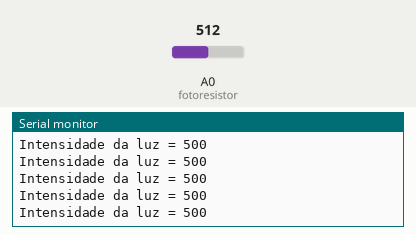
This sketch was run on a simulated Arduino Uno, built with avr-gcc and run on an emulated ATmega328P. On the bench: the last lines printed to the serial monitor. Inputs (shaded band) come from the test bench; at power-on: A0 (fotoresistor) = 512.

Above: at 1.2 s.
1.3 s: A0 (fotoresistor) set to 716
At 1.31 s:
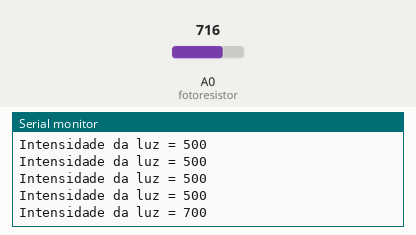
2.8 s: A0 (fotoresistor) set to 900
At 2.82 s:
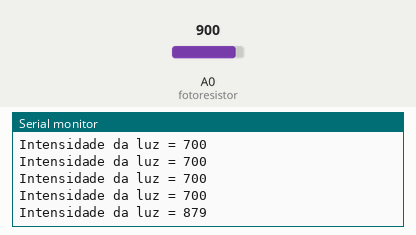
Timing chart, 0 to 5.8 s (numbered marks = the images above; inputs shaded):
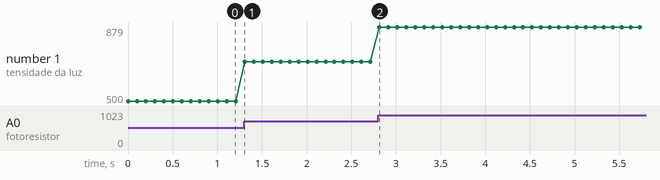

The sketch:

sketch_oct24-1.ino
```cpp
// medindo intensidade da luz
int fotoresistor = 0;
int valorFotoresistor;
int intensidadeLuz;
void setup() {
  // put your setup code here, to run once:
  Serial.begin(9600);
}

void loop() {
  // put your main code here, to run repeatedly:
  valorFotoresistor = analogRead(fotoresistor);
  intensidadeLuz = map(valorFotoresistor,0,1023,1,1000);
  Serial.print("Intensidade da luz = " );
  Serial.println(intensidadeLuz);
  delay(100);
}
```

Measured:
- after the input at 1.3 s, the serial monitor: prints a new line at once (image 1)
- after the input at 2.8 s, the serial monitor: prints a new line at once (image 2)
- plotted number 1: 500 → 700 after the input at 1.3 s, 700 → 879 after the input at 2.8 s
